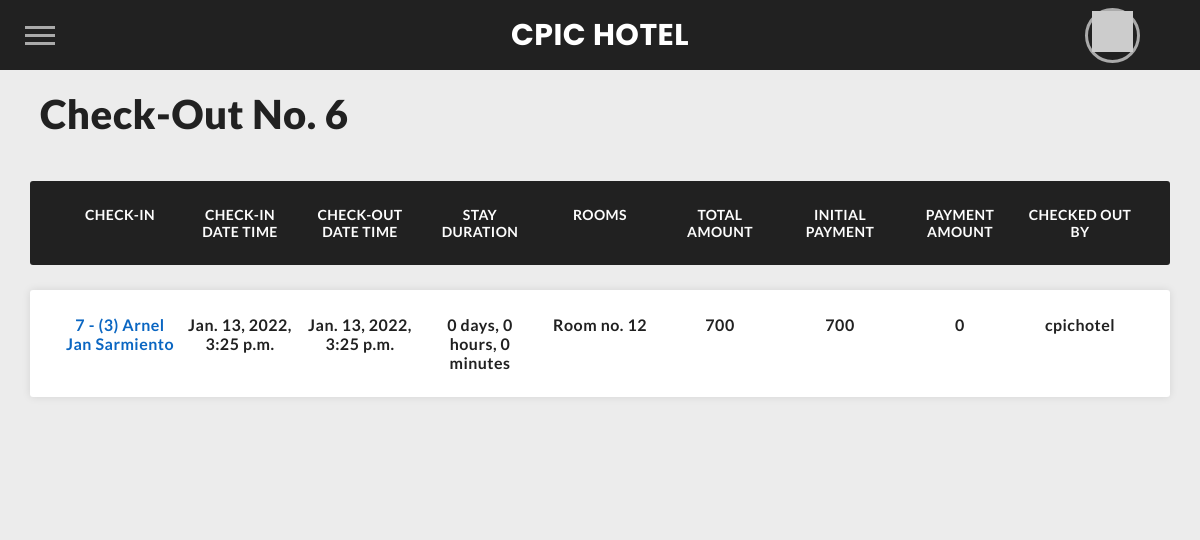
Page /checkouts/6 (signed in) on the committed database.
### hotelSystem/models.py (models this page shows, shortened)
class CheckOut(models.Model):
    check_in = models.OneToOneField(CheckIn, on_delete=models.CASCADE)
    stay_duration = models.DurationField(null=True)
    total_amount = models.PositiveSmallIntegerField(default=0 )
    pay_amount = models.PositiveSmallIntegerField(default=0)
    check_out_date_time = models.DateTimeField(null=True)
    user = models.ForeignKey(User, null=True, blank=True, on_delete=models.SET_NULL )

class CheckIn(models.Model):
    id = models.CharField(max_length=50, primary_key=True, blank=True)
    reservation = models.OneToOneField(Reservation, on_delete=models.CASCADE)
    rooms = models.ManyToManyField('Room', blank=True)
    initial_amount = models.PositiveSmallIntegerField(blank=True)
    check_in_date_time = models.DateTimeField(default=datetime.datetime.now())
    last_edited_on = models.DateTimeField(default=datetime.datetime.now())
    user = models.ForeignKey(User, null=True, blank=True, on_delete=models.SET_NULL)
    def __str__(self):
        return "%i - %s" % (self.reservation.reservation_id, self.reservation.customer)

class Reservation(models.Model):
    reservation_id = models.BigAutoField(primary_key=True)
    customer = models.ForeignKey(Customer, on_delete=models.CASCADE)
    staff = models.ForeignKey(User, on_delete=models.CASCADE, null=True, editable=False)
    no_of_children = models.PositiveSmallIntegerField(default=0)
    no_of_adults = models.PositiveSmallIntegerField(default=1)
    reservation_date_time = models.DateTimeField(default=datetime.datetime.now())
    expected_arrival_date_time = models.DateTimeField(default=datetime.datetime.now())
    expected_departure_date_time = models.DateTimeField(default=datetime.datetime.now())

class Customer(models.Model):
    customer_id = models.BigAutoField(primary_key=True)
    first_name = models.CharField(max_length=50)
    middle_name = models.CharField(max_length=50, null=False, blank=True)
    last_name = models.CharField(max_length=50)
    contact_no = models.CharField(max_length=15)
    address = models.CharField(max_length=100)
    email_address = models.EmailField(null=True, blank=True)
    SEX_CHOICES = (
        ('M', 'Male',),
        ('F', 'Female',),
        ('O', 'Others',),
    )
    sex = models.CharField(
        max_length=20,
        choices=SEX_CHOICES,
        default=SEX_CHOICES[0][1]
    )
    STATUS_CHOICES = (
        ('NR', 'Not Reserved'),
        ('R', 'Reserved'),
        ('CI', 'Checked In'),
        ('CO', 'Checked Out')
    )
    status = models.CharField(
        max_length=20,
        choices=STATUS_CHOICES,
        default=STATUS_CHOICES[0][1]
    )
    user = models.ForeignKey(User, on_delete=models.CASCADE, null=True)
    class Meta:
        ordering = ['first_name', 'middle_name', 'last_name']
    def __str__(self):
        return '({0}) {1} {2}'.format(self.customer_id, self.first_name, self.last_name)

class Room(models.Model):
    room_no = models.CharField(max_length=10, primary_key=True)
    description = models.CharField(max_length=256)
    room_type = models.ForeignKey('RoomType', null=False, blank=True, on_delete=models.CASCADE)
    availability = models.BooleanField(default=True)
    reservation = models.ForeignKey(Reservation, null=True, blank=True, on_delete=models.SET_NULL)
    facility = models.ManyToManyField('Facility', blank=True)
    ordering = ['room_no', ]
    def display_facility(self):
        """
        This function should be defined since facility is many-to-many relationship
        It cannot be displayed directly on the admin panel for list_display
        """
        return ', '.join(facility.name for facility in self.facility.all())
    display_facility.short_description = 'Facilities'

class User(AbstractUser):
    isAdmin = models.BooleanField(default=False)
    SEX_CHOICES = (
        ('M', 'Male',),
        ('F', 'Female',),
        ('O', 'Others',),
    )
    sex = models.CharField(
        max_length=20,
        choices=SEX_CHOICES,
        default=SEX_CHOICES[0][1]
    )

### hotelSystem/views.py (the view)
# urls.py: path("checkouts/<checkoutID>", views.checkout_view, name="checkout_view"),
@login_required(login_url='login')
def checkout_view(request,checkoutID):
    my_checkout = CheckOut.objects.get(id = checkoutID)
    title = "Check-Out No. " + str(my_checkout.id)
    data = {
        'title': title,
        'my_checkout': my_checkout
    }
    return render(request, "hotelSystem/checkout_view.html", data)

### hotelSystem/templatetags/custom_tags.py (called while the page is built)
@register.filter
def duration(td):
    total_seconds = int(td.total_seconds())
    days = total_seconds // 86400
    hours =  (total_seconds % 86400) // 3600
    minutes = (total_seconds % 3600) // 60
    return (
        str(days)
        + f" day{'s'[:days^1]}, "
        + str(hours)
        + f" hour{'s'[:hours^1]}, "
        + str(minutes)
        + f" minute{'s'[:minutes^1]}"
    )

### hotelSystem/templates/hotelSystem/checkout_view.html (shortened to what this page needs)
{% extends "hotelSystem/layout.html" %}
{% load static %}
{% load custom_tags %}
{% block additional-static %}
  <link rel="stylesheet" href="https://cdnjs.cloudflare.com/ajax/libs/meyer-reset/2.0/reset.min.css">
  <link href="{% static 'hotelSystem/css/table.css' %}" rel="stylesheet">
{% endblock %}
{% block body %}
    <h1>{{ title }}</h1>
    <br>
    <div class="reserveTable">
      <ul class="responsive-table">
        <li class="table-header">
            <div class="col col-1">Check-In</div>
            <div class="col col-2">Check-In Date Time</div>
            <div class="col col-3">Check-Out Date Time</div>
            <div class="col col-4">Stay Duration</div>
            <div class="col col-5">Rooms</div>
            <div class="col col-6">Total Amount</div>
            <div class="col col-7">Initial Payment</div>
            <div class="col col-8">Payment Amount</div>
            <div class="col col-9">Checked Out By</div>
        </li>
        <li class="table-row">
            <a  class="col col-1" data-label="Check-In" href="{% url 'checkin_view' my_checkout.check_in.id %}">
                {{my_checkout.check_in}}
            </a>
            <div class="col col-2" data-label="Check-In Date Time">
                {{my_checkout.check_in.check_in_date_time}}
            </div>
            <div class="col col-3" data-label="Check-Out Date Time">
                {{my_checkout.check_out_date_time}}
            </div>
            <div class="col col-4" data-label="Stay Duration">{{my_checkout.stay_duration|duration}}</div>
            <div class="col col-5" data-label="Rooms">
                {% for room in my_checkout.check_in.rooms.all %}
                    <span class="comma">Room no. {{room.room_no}}</span>
                {% endfor %}
            </div>
            <div class="col col-6 money" data-label="Total Amount">{{my_checkout.total_amount}}</div>
            <div class="col col-7 money" data-label="Initial Payment">{{my_checkout.check_in.initial_amount}}</div>
            <div class="col col-8 money" data-label="Payment Amount">{{my_checkout.pay_amount}}</div>
            <div class="col col-9" data-label="Checked Out By">{{my_checkout.user}}</div>
        </li>
      </ul>
    </div>
{% endblock %}

### hotelSystem/static/hotelSystem/css/table.css (style rules this page uses)
body { font-family: var(--font-text); }
.reserveTable { width: 100%; margin-left: auto; margin-right: auto; padding-left: 10px; padding-right: 10px; margin-top: 3vh; }
.responsive-table li { border-radius: 3px; padding: 25px 30px; display: -webkit-box; display: -ms-flexbox; display: flex; -webkit-box-pack: justify; -ms-flex-pack: justify; justify-content: space-between; margin-bottom: 25px; }
.responsive-table .table-header { background-color: var(--myDark); color: var(--light); font-size: 14px; text-transform: uppercase; letter-spacing: 0.03em; }
.responsive-table .table-row { background-color: #ffffff; -webkit-box-shadow: 0px 0px 9px 0px rgba(0, 0, 0, 0.1); box-shadow: 0px 0px 9px 0px rgba(0, 0, 0, 0.1); }
.responsive-table .col { -ms-flex-preferred-size: calc(100% / 7); flex-basis: calc(100% / 7); text-align: center; padding: 0px 0.5%; }
.table-row a { color: var(--thirdcolor); cursor: pointer; }

### hotelSystem/static/hotelSystem/css/styles.css (style rules this page uses)
* { margin: 0px; padding: 0; box-sizing: border-box; }
html, body { font-family: var(--font-text); overflow-x: hidden; }
html { background: var(--lightgrey); background-color: var(--lightgrey); }
body { background-color: var(--lightgrey); scroll-behavior: smooth; }
main h1 { font-size: 2.5rem; font-weight: bolder; margin-left: 20px; }
* { box-sizing: border-box; margin: 0; padding: 0; }
html, body { height: 100%; }
a, a:visited, a:focus, a:active, a:link { text-decoration: none; outline: none !important; }
a { color: currentColor; transition: .2s ease-in-out; -webkit-tap-highlight-color: transparent; -webkit-touch-callout: none; -webkit-user-select: none; -khtml-user-select: none; -moz-user-select: none; -ms-user-select: none; user-select: none; }
h1, h2, h3, h4 { margin: 0; }
ul { padding: 0; list-style: none; }

### hotelSystem/templates/hotelSystem/layout.html (style rules this page uses)
:root { --myDark: #212121; --light: #fdfdfd; --lightgrey:#ececec; --thirdcolor:#0A66C2; --font-header:'Poppins'; --font-text: 'Lato'; --dotcolor:50, 49, 51; --dot: radial-gradient(rgb(var(--dotcolor)) 67%, rgba(var(--dotcolor), 0) 68%); }

### rows in the picture
CheckOut: check_in "7 - (3) Arnel Jan Sarmiento", check_in.check_in_date_time "Jan. 13, 2022, 3:25 p.m.", check_out_date_time "Jan. 13, 2022, 3:25 p.m.", stay_duration|duration "0 days, 0 hours, 0 minutes", total_amount "700", check_in.initial_amount "700", pay_amount "0", user "cpichotel"
Room: room_no "12"

### other values in the picture
{{ title }} "Check-Out No. 6"
